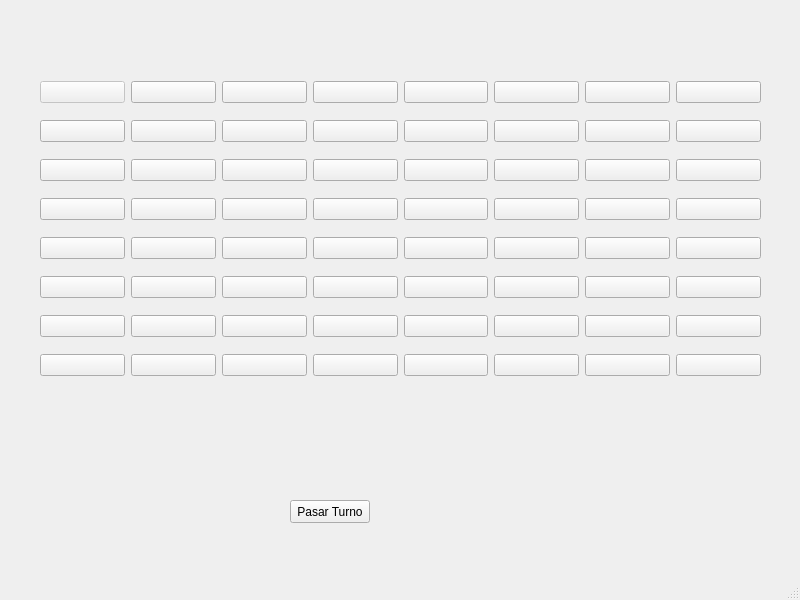
<?xml version="1.0" encoding="UTF-8"?>
<ui version="4.0">
 <class>MainWindow</class>
 <widget class="QMainWindow" name="MainWindow">
  <property name="geometry">
   <rect>
    <x>0</x>
    <y>0</y>
    <width>800</width>
    <height>600</height>
   </rect>
  </property>
  <property name="windowTitle">
   <string>MainWindow</string>
  </property>
  <widget class="QWidget" name="centralwidget">
   <widget class="QWidget" name="gridLayoutWidget">
    <property name="geometry">
     <rect>
      <x>40</x>
      <y>70</y>
      <width>721</width>
      <height>321</height>
     </rect>
    </property>
    <layout class="QGridLayout" name="gridLayout">
     <item row="1" column="2">
      <widget class="QPushButton" name="button23">
       <property name="text">
        <string/>
       </property>
      </widget>
     </item>
     <item row="7" column="5">
      <widget class="QPushButton" name="button86">
       <property name="text">
        <string/>
       </property>
      </widget>
     </item>
     <item row="1" column="4">
      <widget class="QPushButton" name="button25">
       <property name="text">
        <string/>
       </property>
      </widget>
     </item>
     <item row="1" column="3">
      <widget class="QPushButton" name="button24">
       <property name="text">
        <string/>
       </property>
      </widget>
     </item>
     <item row="7" column="3">
      <widget class="QPushButton" name="button84">
       <property name="text">
        <string/>
       </property>
      </widget>
     </item>
     <item row="0" column="1">
      <widget class="QPushButton" name="button12">
       <property name="text">
        <string/>
       </property>
      </widget>
     </item>
     <item row="3" column="0">
      <widget class="QPushButton" name="button41">
       <property name="text">
        <string/>
       </property>
      </widget>
     </item>
     <item row="4" column="0">
      <widget class="QPushButton" name="button51">
       <property name="text">
        <string/>
       </property>
      </widget>
     </item>
     <item row="2" column="0">
      <widget class="QPushButton" name="button31">
       <property name="text">
        <string/>
       </property>
      </widget>
     </item>
     <item row="1" column="0">
      <widget class="QPushButton" name="button21">
       <property name="text">
        <string/>
       </property>
      </widget>
     </item>
     <item row="5" column="0">
      <widget class="QPushButton" name="button61">
       <property name="text">
        <string/>
       </property>
      </widget>
     </item>
     <item row="6" column="0">
      <widget class="QPushButton" name="button71">
       <property name="text">
        <string/>
       </property>
      </widget>
     </item>
     <item row="7" column="1">
      <widget class="QPushButton" name="button82">
       <property name="text">
        <string/>
       </property>
      </widget>
     </item>
     <item row="0" column="0">
      <widget class="QPushButton" name="button11">
       <property name="enabled">
        <bool>false</bool>
       </property>
       <property name="text">
        <string/>
       </property>
      </widget>
     </item>
     <item row="1" column="1">
      <widget class="QPushButton" name="button22">
       <property name="text">
        <string/>
       </property>
      </widget>
     </item>
     <item row="1" column="6">
      <widget class="QPushButton" name="button27">
       <property name="text">
        <string/>
       </property>
      </widget>
     </item>
     <item row="1" column="5">
      <widget class="QPushButton" name="button26">
       <property name="text">
        <string/>
       </property>
      </widget>
     </item>
     <item row="1" column="7">
      <widget class="QPushButton" name="button28">
       <property name="text">
        <string/>
       </property>
      </widget>
     </item>
     <item row="2" column="7">
      <widget class="QPushButton" name="button38">
       <property name="text">
        <string/>
       </property>
      </widget>
     </item>
     <item row="7" column="0">
      <widget class="QPushButton" name="button81">
       <property name="text">
        <string/>
       </property>
      </widget>
     </item>
     <item row="0" column="2">
      <widget class="QPushButton" name="button13">
       <property name="text">
        <string/>
       </property>
      </widget>
     </item>
     <item row="7" column="7">
      <widget class="QPushButton" name="button88">
       <property name="text">
        <string/>
       </property>
      </widget>
     </item>
     <item row="7" column="2">
      <widget class="QPushButton" name="button83">
       <property name="text">
        <string/>
       </property>
      </widget>
     </item>
     <item row="7" column="4">
      <widget class="QPushButton" name="button85">
       <property name="text">
        <string/>
       </property>
      </widget>
     </item>
     <item row="0" column="3">
      <widget class="QPushButton" name="button14">
       <property name="text">
        <string/>
       </property>
      </widget>
     </item>
     <item row="0" column="5">
      <widget class="QPushButton" name="button16">
       <property name="text">
        <string/>
       </property>
      </widget>
     </item>
     <item row="7" column="6">
      <widget class="QPushButton" name="button87">
       <property name="text">
        <string/>
       </property>
      </widget>
     </item>
     <item row="4" column="7">
      <widget class="QPushButton" name="button58">
       <property name="text">
        <string/>
       </property>
      </widget>
     </item>
     <item row="0" column="4">
      <widget class="QPushButton" name="button15">
       <property name="text">
        <string/>
       </property>
      </widget>
     </item>
     <item row="0" column="7">
      <widget class="QPushButton" name="button18">
       <property name="text">
        <string/>
       </property>
      </widget>
     </item>
     <item row="0" column="6">
      <widget class="QPushButton" name="button17">
       <property name="text">
        <string/>
       </property>
      </widget>
     </item>
     <item row="5" column="7">
      <widget class="QPushButton" name="button68">
       <property name="text">
        <string/>
       </property>
      </widget>
     </item>
     <item row="3" column="7">
      <widget class="QPushButton" name="button48">
       <property name="text">
        <string/>
       </property>
      </widget>
     </item>
     <item row="6" column="6">
      <widget class="QPushButton" name="button77">
       <property name="text">
        <string/>
       </property>
      </widget>
     </item>
     <item row="6" column="7">
      <widget class="QPushButton" name="button78">
       <property name="text">
        <string/>
       </property>
      </widget>
     </item>
     <item row="4" column="1">
      <widget class="QPushButton" name="button52">
       <property name="text">
        <string/>
       </property>
      </widget>
     </item>
     <item row="3" column="1">
      <widget class="QPushButton" name="button42">
       <property name="text">
        <string/>
       </property>
      </widget>
     </item>
     <item row="2" column="1">
      <widget class="QPushButton" name="button32">
       <property name="text">
        <string/>
       </property>
      </widget>
     </item>
     <item row="5" column="1">
      <widget class="QPushButton" name="button62">
       <property name="text">
        <string/>
       </property>
      </widget>
     </item>
     <item row="6" column="1">
      <widget class="QPushButton" name="button72">
       <property name="text">
        <string/>
       </property>
      </widget>
     </item>
     <item row="6" column="2">
      <widget class="QPushButton" name="button73">
       <property name="text">
        <string/>
       </property>
      </widget>
     </item>
     <item row="2" column="2">
      <widget class="QPushButton" name="button33">
       <property name="text">
        <string/>
       </property>
      </widget>
     </item>
     <item row="3" column="2">
      <widget class="QPushButton" name="button43">
       <property name="text">
        <string/>
       </property>
      </widget>
     </item>
     <item row="4" column="2">
      <widget class="QPushButton" name="button53">
       <property name="text">
        <string/>
       </property>
      </widget>
     </item>
     <item row="2" column="3">
      <widget class="QPushButton" name="button34">
       <property name="text">
        <string/>
       </property>
      </widget>
     </item>
     <item row="5" column="2">
      <widget class="QPushButton" name="button63">
       <property name="text">
        <string/>
       </property>
      </widget>
     </item>
     <item row="2" column="4">
      <widget class="QPushButton" name="button35">
       <property name="text">
        <string/>
       </property>
      </widget>
     </item>
     <item row="2" column="5">
      <widget class="QPushButton" name="button36">
       <property name="text">
        <string/>
       </property>
      </widget>
     </item>
     <item row="2" column="6">
      <widget class="QPushButton" name="button37">
       <property name="text">
        <string/>
       </property>
      </widget>
     </item>
     <item row="3" column="3">
      <widget class="QPushButton" name="button44">
       <property name="text">
        <string/>
       </property>
      </widget>
     </item>
     <item row="4" column="3">
      <widget class="QPushButton" name="button54">
       <property name="text">
        <string/>
       </property>
      </widget>
     </item>
     <item row="5" column="3">
      <widget class="QPushButton" name="button64">
       <property name="text">
        <string/>
       </property>
      </widget>
     </item>
     <item row="6" column="3">
      <widget class="QPushButton" name="button74">
       <property name="text">
        <string/>
       </property>
      </widget>
     </item>
     <item row="3" column="4">
      <widget class="QPushButton" name="button45">
       <property name="text">
        <string/>
       </property>
      </widget>
     </item>
     <item row="4" column="4">
      <widget class="QPushButton" name="button55">
       <property name="text">
        <string/>
       </property>
      </widget>
     </item>
     <item row="5" column="4">
      <widget class="QPushButton" name="button65">
       <property name="text">
        <string/>
       </property>
      </widget>
     </item>
     <item row="6" column="4">
      <widget class="QPushButton" name="button75">
       <property name="text">
        <string/>
       </property>
      </widget>
     </item>
     <item row="3" column="5">
      <widget class="QPushButton" name="button46">
       <property name="text">
        <string/>
       </property>
      </widget>
     </item>
     <item row="3" column="6">
      <widget class="QPushButton" name="button47">
       <property name="text">
        <string/>
       </property>
      </widget>
     </item>
     <item row="4" column="6">
      <widget class="QPushButton" name="button57">
       <property name="text">
        <string/>
       </property>
      </widget>
     </item>
     <item row="5" column="6">
      <widget class="QPushButton" name="button67">
       <property name="text">
        <string/>
       </property>
      </widget>
     </item>
     <item row="4" column="5">
      <widget class="QPushButton" name="button56">
       <property name="text">
        <string/>
       </property>
      </widget>
     </item>
     <item row="5" column="5">
      <widget class="QPushButton" name="button66">
       <property name="text">
        <string/>
       </property>
      </widget>
     </item>
     <item row="6" column="5">
      <widget class="QPushButton" name="button76">
       <property name="text">
        <string/>
       </property>
      </widget>
     </item>
    </layout>
   </widget>
   <widget class="QPushButton" name="buttonPasar">
    <property name="geometry">
     <rect>
      <x>290</x>
      <y>500</y>
      <width>80</width>
      <height>23</height>
     </rect>
    </property>
    <property name="text">
     <string>Pasar Turno</string>
    </property>
   </widget>
  </widget>
  <widget class="QMenuBar" name="menubar">
   <property name="geometry">
    <rect>
     <x>0</x>
     <y>0</y>
     <width>800</width>
     <height>20</height>
    </rect>
   </property>
  </widget>
  <widget class="QStatusBar" name="statusbar"/>
 </widget>
 <resources/>
 <connections/>
</ui>
